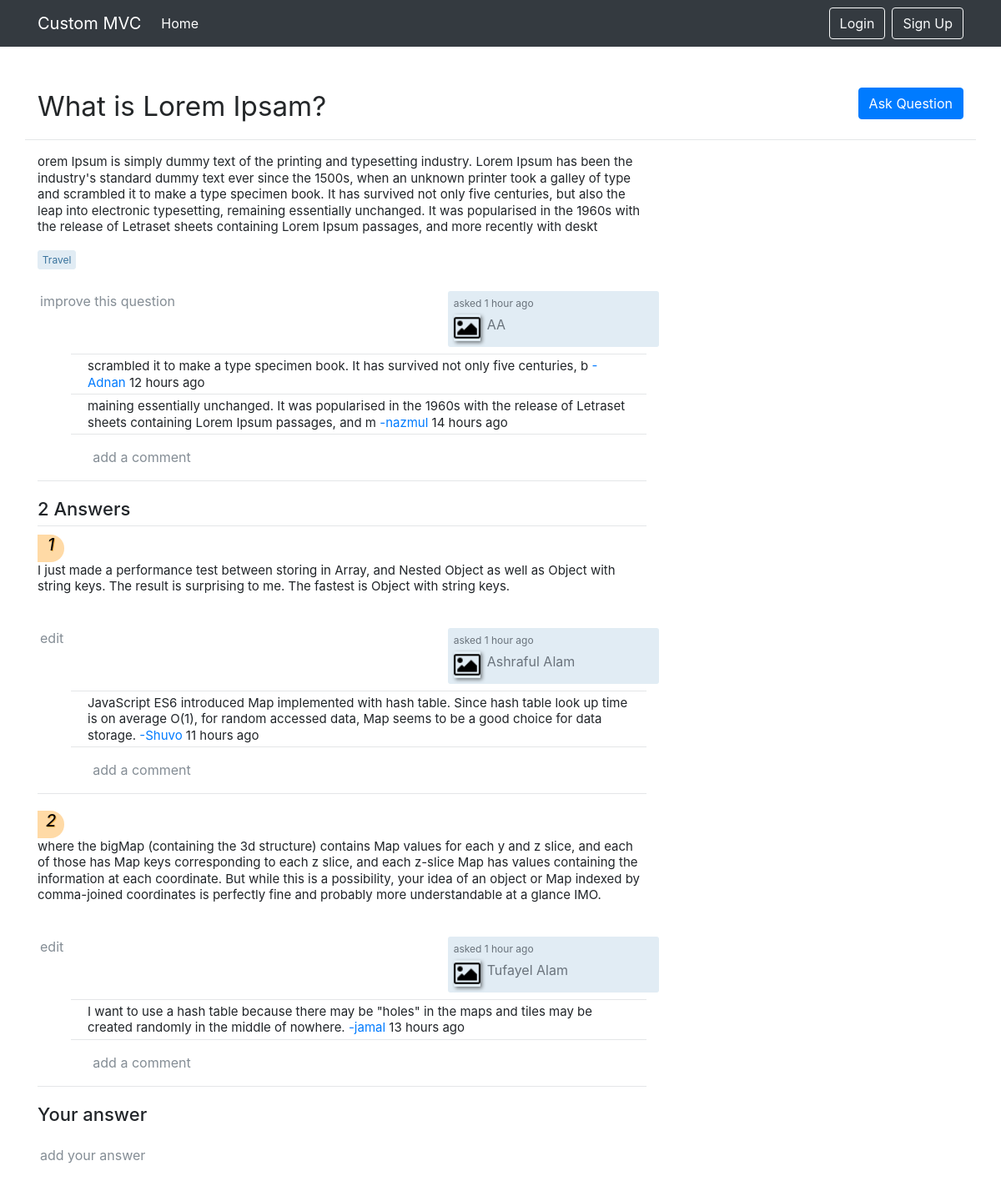
The page /PostController/postDetails?id=4 on the database as committed earlier.
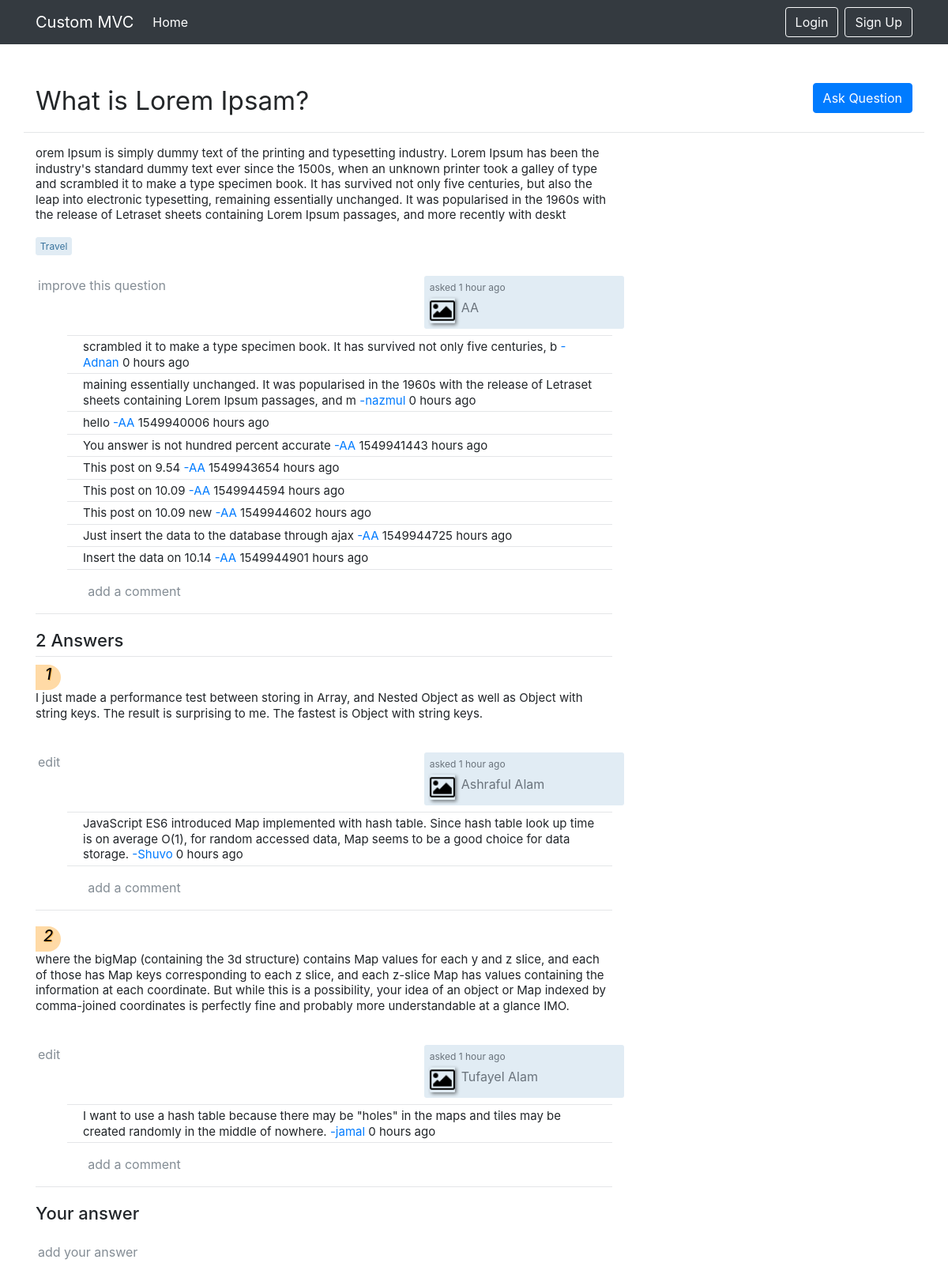
The same page on the database as committed later.
### tables this page shows
CREATE TABLE `posts` (
  `id` int(15) NOT NULL,
  `user_id` int(15) NOT NULL,
  `cat_id` int(15) NOT NULL,
  `title` varchar(30) NOT NULL,
  `description` text NOT NULL
);

CREATE TABLE `categories` (
  `id` int(15) NOT NULL,
  `cat_title` varchar(30) NOT NULL
);

CREATE TABLE `users` (
  `id` int(15) NOT NULL,
  `name` varchar(30) NOT NULL,
  `email` varchar(30) NOT NULL,
  `password` varchar(256) NOT NULL,
  `hash` varchar(100) NOT NULL,
  `active` tinyint(1) NOT NULL
);

CREATE TABLE `comments` (
  `id` int(15) NOT NULL,
  `user_id` int(15) NOT NULL,
  `source` varchar(15) NOT NULL,
  `source_id` int(15) NOT NULL,
  `description` varchar(255) NOT NULL,
  `time` int(11) DEFAULT NULL
);

CREATE TABLE `answers` (
  `id` int(15) NOT NULL,
  `user_id` int(15) NOT NULL,
  `post_id` int(15) NOT NULL,
  `description` text NOT NULL
);

### config/maincontroller.php (called while the page is built, shortened)
<?php
  class maincontroller {
    function __construct() {
      $this->load = new load();
    }
  }

### config/database.php (called while the page is built, shortened)
<?php
  class database{
  	public function __construct(){
      $dbname = 'login';
      $host = 'localhost';
  		$username = 'root';
  		$password = '';
      $dsn = "mysql:dbname=$dbname; host=$host";
			$this->db= new mainmodel($dsn, $username, $password);
  	}
  }

### config/load.php (called while the page is built, shortened)
<?php
class load {
	public function view ($name, $data = false) {
		include_once "templates/" . $name . ".php";
	}
	public function model ($name) {
		return new $name();
	}
}

### apps/PostModel.php (called while the page is built, shortened)
<?php
  include_once "config/database.php";
  class PostModel extends database {
    public function getPostData($post_table, $user_table, $category_table, $cond) {
      $sql = "SELECT $post_table.id, $user_table.name AS user_name, $category_table.cat_title AS category,  $post_table.title, $post_table.description
        FROM $post_table
        INNER JOIN $user_table on $post_table.user_id = $user_table.id
        INNER JOIN $category_table on $post_table.cat_id = $category_table.id
        WHERE $cond
        ORDER BY $post_table.id DESC";
      return $this->db->selectUserData($sql);
    }
    public function getPostCommentData($comment_table, $user_table, $cond) {
      $sql = "SELECT $user_table.name AS user_name, $comment_table.description,   $comment_table.time
        FROM $comment_table
        INNER JOIN $user_table ON $comment_table.user_id = $user_table.id
        WHERE $cond";
    return $this->db->selectUserData($sql);
    }
    public function getAnswerCommentData($comment_table, $user_table, $answer_table, $cond) {
      $sql = "SELECT $user_table.name AS user_name, $answer_table.id AS answer_id, $comment_table.description, $comment_table.time
        FROM $comment_table
        INNER JOIN $user_table ON $comment_table.user_id = $user_table.id
        INNER JOIN $answer_table ON $comment_table.source_id = $answer_table.id
        WHERE $cond";
    return $this->db->selectUserData($sql);
    }
    public function getAnswerData($answer_table, $user_table, $answerCond) {
      $sql = "SELECT $answer_table.id, $answer_table.user_id, $user_table.name, $answer_table.description
        FROM $answer_table
        INNER JOIN $user_table ON $answer_table.user_id = $user_table.id
        WHERE $answerCond";
    return $this->db->selectUserData($sql);
    }
  }

### apps/mainmodel.php (called while the page is built, shortened)
<?php
  class mainmodel extends PDO{
		public function selectUserData($sql){
			$stat=$this->prepare($sql);
			$stat->execute();
			return $stat->fetchAll(PDO::FETCH_ASSOC);
		}
  }

### templates/post/postdetails.php (the view, shortened to what this page needs)
<?php include('templates/main.php'); ?>
<div class="container">
  <div class="row mt-4">
    <div class="col-md-8 offset-md-2">
    </div>
  </div>
  <div class="row mt-4 post-head-section">
    <div class="col-md-8">
      <div class="">
        <a href="<?php echo BASE_URL."/PostController/addPost" ?>"><h1 class="post-header"><?php echo $post[0]['title']; ?></h1></a>
      </div>
    </div>
    <div class="col-md-4">
      <div class="d-flex flex-row-reverse">
        <a href="<?php echo BASE_URL."/PostController/addPost" ?>"><button class="btn btn-primary mb-4">Ask Question</button></a>
      </div>
    </div>
  </div>
  <div class="row">
    <div class="col-md-8">
      <div class="post">
        <div class="post-text">
          <p><?php echo $post[0]['description']; ?></p>
        </div>
        <div class="post-taglist">
          <a href="#" class="post-tag"><?php echo $post[0]['category']; ?></a>
        </div>
        <div class="row post-profile pt-4">
          <div class="col-md-8 post-menu">
            <a href="#" class="edit-post">improve this question</a>
          </div>
          <div class="col-md-4 user-info">
            <div class="user-action-time">
              asked 1 hour ago
            </div>
            <div class="user-picture">
              <img src="<?php echo BASE_URL; ?>/assets/images/user.png" alt="User" width="32" height="32">
            </div>
            <div class="user-details">
              <?php echo $post[0]['user_name']; ?>
            </div>
          </div>
        </div>
        <div class="post-comment mt-2">
          <div class="comments">
            <ul class="comment-list">
              <?php foreach ($postcomments as $postComment) {
              echo '<li class="comment-text">
                <span class="comment-body">'. $postComment['description'] .'</span>
                <a href="#">-'. $postComment['user_name'] .'</a>
                <span class="comment-date">'. $postComment['time'].' hours ago</span>
              </li>';
              } ?>
            </ul>
          </div>
        </div>
        <div class="post-comment-box">
          <form id="add-comment-to-post-form" action="<?php echo BASE_URL; ?>/PostController/addCommentFromPost" method="POST">
            <div class="form-group">
              <div class="row">
                <div class="col-md-1">
                </div>
                <?php if(isset($_SESSION['ownUserData']) || isset($_SESSION['access_token'])) {
                  echo '
                <div class="col-md-9">
                  <input class="form-control" name="post-comment-box" id="post-comment-box"  placeholder="Write a comment" rows=1 required></input>
                  <input type="hidden" id="postid" name="postid" value="'.$_GET['id'].'">
                </div>
                <div class="col-md-2">
                  <button type="button" name="add-post-comment-submit" id="add-post-comment-submit" class="btn btn-primary">Add comment</button>
                </div>';
                } else {
                  echo '<div class="col-md-11 post-menu">
                      <a href="#">add a comment</a>
                    </div>';
                } ?>
              </div>
            </div>
          </form>
        </div>
      </div>
      <div class="answers">
        <h2 class="answer-subheader"><?php echo count($answers); ?> Answers</h2>
        <?php foreach ($answers as $answer) { ?>
        <div class="post">
          <div class="post-id"><h5><?php echo $answer['id']; ?></h5></div>
          <div class="post-text">
            <p><?php echo $answer['description']; ?></p>
          </div>
          <div class="row post-profile pt-4">
            <div class="col-md-8 post-menu">
              <a href="#" class="edit-post">edit</a>
            </div>
            <div class="col-md-4 user-info">
              <div class="user-action-time">
                asked 1 hour ago
              </div>
              <div class="user-picture">
                <img src="<?php echo BASE_URL; ?>/assets/images/user.png" alt="User" width="32" height="32">
              </div>
              <div class="user-details">
                <?php echo $answer['name']; ?>
              </div>
            </div>
          </div>
          <div class="post-comment mt-2">
            <div class="comments">
              <ul class="comment-list">
                <?php foreach ($answercomments as $answerComment) {
                  if ($answerComment['answer_id'] == $answer['id']) {
                    echo '<li class="comment-text">
                      <span class="comment-body">'. $answerComment['description']       .'</span>
                      <a href="#">-'. $answerComment['user_name'] .'</a>
                      <span class="comment-date">'. $answerComment['time'].' hours ago</span>
                    </li>';
                  }
                } ?>
              </ul>
            </div>
          </div>
          <div class="post-comment-box">
            <form action="">
              <div class="form-group">
                <div class="row">
                  <div class="col-md-1"></div>
                  <?php if(isset($_SESSION['ownUserData']) || isset($_SESSION['access_token'])) {
                  echo '
                <div class="col-md-9">
                  <textarea class="form-control" name="post-comment-box" id="post-comment-box"  placeholder="Write a comment" rows=1 required></textarea>
                </div>
                <div class="col-md-2">
                  <button type="submit" name="add-comment-submit" class="btn btn-primary">Add comment</button>
                </div>';
                } else {
                  echo '<div class="col-md-11 post-menu">
                      <a href="#">add a comment</a>
                    </div>';
                } ?>
                </div>
              </div>
            </form>
          </div>
        </div>
        <?php } ?>
      </div>
      <div class="your-answer">
        <h2 class="your-answer-subheader">Your answer</h2>
        <?php if(isset($_SESSION['ownUserData']) || isset($_SESSION['access_token'])) {
          echo '
            <div class="post-comment-box">
              <form action="">
                <div class="form-group">
                  <textarea class="form-control" name="answer-box"    id="answer-box" rows=4 required></textarea>
                  <button type="submit" name="answer-submit" class="btn     btn-primary">Post your answer</button>
                </div>
              </form>
            </div>';
        } else {
          echo '<div class="post-menu mb-5">
                  <a href="#">add your answer</a>
                </div>';
        } ?>
      </div>
    </div>
    <div class="col-md-4">
    </div>
  </div>
</div>

### index.php (shortened to what this page needs)
<?php
  include_once "apps/mainmodel.php";
  include_once "config/load.php";
  include_once "config/maincontroller.php";
  $url = isset($_GET["url"]) ? $_GET["url"] : NULL;
  if ($url != NULL){
    $url = rtrim($url, '/');
    $url = explode('/', $url);
  }
  else { unset($url); }
  if (isset($url[0])) {
    $main = new $url[0]();
    if (isset($url[1])) {
      echo $main->{$url[1]}();
    }
  }
  else {
      include_once "apps/controllers/IndexController.php";
      $instance = new IndexController();
      $instance->login();
  }

### apps/controllers/PostController.php (shortened to what this page needs)
<?php
  class PostController extends maincontroller {
    public function postDetails() {
      if (isset($_GET['id'])) {
        $id = isset($_GET['id']) ? $_GET['id'] : NULL;
        $post_table = 'posts';
        $user_table = 'users';
        $category_table = 'categories';
        $comment_table = 'comments';
        $answer_table = 'answers';
        $post_comments = 'post';
        $answer_comments = 'answer';
        $postModel = $this->load->model('PostModel');
        $cond = "$post_table.id = $id";
        $data['post'] = $postModel->getPostData($post_table, $user_table,   $category_table, $cond);
        $postCommentCond = "$comment_table.source = '$post_comments' AND $comment_table.source_id = $id";
        $data['postcomments'] = $postModel->getPostCommentData($comment_table, $user_table, $postCommentCond);
        $answerCommentCond = "$comment_table.source = '$answer_comments' AND $answer_table.post_id = $id";
        $data['answercomments'] = $postModel->getAnswerCommentData($comment_table, $user_table, $answer_table, $answerCommentCond);
        $answerCond = "$answer_table.post_id = $id";
        $data['answers'] = $postModel->getAnswerData($answer_table, $user_table, $answerCond);
        $this->load->view('post/postdetails', $data);
      }
      else {
        header('Location: '.BASE_URL.'/PostController/allPost');
      }
    }
  }

### templates/main.php (shortened to what this page needs)
<!doctype html>
<html lang="en">
  <head>
    <?php include('templates/partials/_header.php') ?>
  </head>
  <body>
    <?php include('templates/partials/_nav.php'); ?>
</body>
</html>

### templates/partials/_header.php (shortened to what this page needs)
<link rel="stylesheet" href="<?php echo BASE_URL; ?>/includes/css/bootstrap.min.css">
<link rel="stylesheet" href="<?php echo BASE_URL; ?>/includes/css/app.css">

### templates/partials/_nav.php (shortened to what this page needs)
<nav class="navbar navbar-expand-lg navbar-dark bg-dark">
  <div class="container">
    <a class="navbar-brand" href="#">Custom MVC</a>
    <div class="collapse navbar-collapse"   id="navbar-supported-content">
      <ul class="navbar-nav mr-auto">
        <li class="nav-item active">
          <a class="nav-link" href="<?php echo BASE_URL; ?>/PostController/allPost">Home <span class="sr-only">  (current)</span></a>
        </li>
      </ul>
      <?php if(!isset($_SESSION['ownUserData']) && !isset($_SESSION['access_token'])) { ?>
        <a href="<?php echo BASE_URL; ?>/IndexController/login"><button class="btn btn-outline-light my-2 my-sm-0  btn-design">Login</button></a>
        <a href="<?php echo BASE_URL; ?>/IndexController/signup"><button class="btn btn-outline-light my-2 my-sm-0 ml-2   btn-design">Sign Up</button></a>
      <?php } else if(isset($_SESSION['access_token']) || isset($_SESSION['ownUserData'])) {
        echo '<a href="'.BASE_URL.'/UserController/profile"><button class="btn btn-outline-light m-2 my-sm-0 btn-design">'.$_SESSION['ownUserData'][0]['name'].'</button></a>
        <a href="'.BASE_URL.'/UserController/logout"><button class="btn btn-outline-light my-2 my-sm-0 btn-design">Logout</button></a>';
      } ?>
    </div>
  </div>
</nav>

### includes/css/app.css (style rules this page uses)
.post-head-section { clear: both; margin-bottom: 1em; border-bottom: 1px solid #E4E6E8; }
.post-header { color: #242729; font-size: 2.07692308rem; font-weight: normal; line-height: 1.37; margin-bottom: .5em; text-decoration: none; cursor: pointer; }
.post-text { margin-bottom: 5px; word-wrap: break-word; font-size: 15px; line-height: 1.3; }
.post-tag { font-size: 12px; color: #39739d; background-color: #E1ECF4; border-color: #E1ECF4; position: relative; display: inline-block; padding: .4em .4em; margin: 2px 2px 2px 0; line-height: 1; white-space: nowrap; text-decoration: none; text-align: center; border-width: 1px; border-style: solid; border-radius: 3px; }
.post-menu>a { padding: 0 3px 2px; color: #848D95; text-decoration: none; cursor: pointer; }
.user-info { border-radius: 3px; background-color: #E1ECF4; padding: 5px 6px 7px 7px; width: 200px; color: #6A737C; }
.user-action-time { margin-top: 1px; margin-bottom: 4px; font-size: 12px; white-space: nowrap; }
.user-picture { box-shadow: 2px 2px 4px rgba(12,13,14,0.5); border-collapse: separate; float: left; border-radius: 1px; }
.user-details { margin-left: 8px; width: calc(100% - 40px); float: left; }
.post { border-bottom: 1px solid #E4E6E8; margin-bottom: 20px; }
.comment-text { position: relative; display: block; padding: .25rem 1.25rem; margin-bottom: -1px; background-color: #fff; font-size: 15px; line-height: 1.3; border-bottom: 1px solid #E4E6E8; border-top: 1px solid #E4E6E8; }
.post-id { background: rgba(255, 150, 0, 0.35); color: rgb(7, 5, 5); font-weight: 700; font-style: italic; text-shadow: 1px 1px rgba(255, 150, 0, 0.5); border-radius: 0 0.675em 0.675em 0; font-size: 1.5em; text-align: center; padding-top: 0; left: -5%; top: -0.65em; height: 1.35em; width: 1.35em; }
.answer-subheader { clear: both; margin-bottom: 10px; height: 34px; border-bottom: 1px solid #E4E6E8; font-size: 22px; }
.your-answer-subheader { clear: both; margin-bottom: 10px; height: 40px; font-size: 22px; }

Rows that differ between the two databases and show on the page:
changed comments "Adnan": time "12" → "0"
changed comments "nazmul": time "14" → "0"
added comments: description "hello", user.name "AA", time "1549940006", shown under "What is Lorem Ipsam?"
added comments: description "You answer is not hundred percent accurate", user.name "AA", time "1549941443", shown under "What is Lorem Ipsam?"
added comments: description "This post on 9.54", user.name "AA", time "1549943654", shown under "What is Lorem Ipsam?"
added comments: description "This post on 10.09", user.name "AA", time "1549944594", shown under "What is Lorem Ipsam?"
added comments: description "This post on 10.09 new", user.name "AA", time "1549944602", shown under "What is Lorem Ipsam?"
added comments: description "Just insert the data to the database through ajax", user.name "AA", time "1549944725", shown under "What is Lorem Ipsam?"
added comments: description "Insert the data on 10.14", user.name "AA", time "1549944901", shown under "What is Lorem Ipsam?"
changed comments "Shuvo": time "11" → "0"
changed comments "jamal": time "13" → "0"
